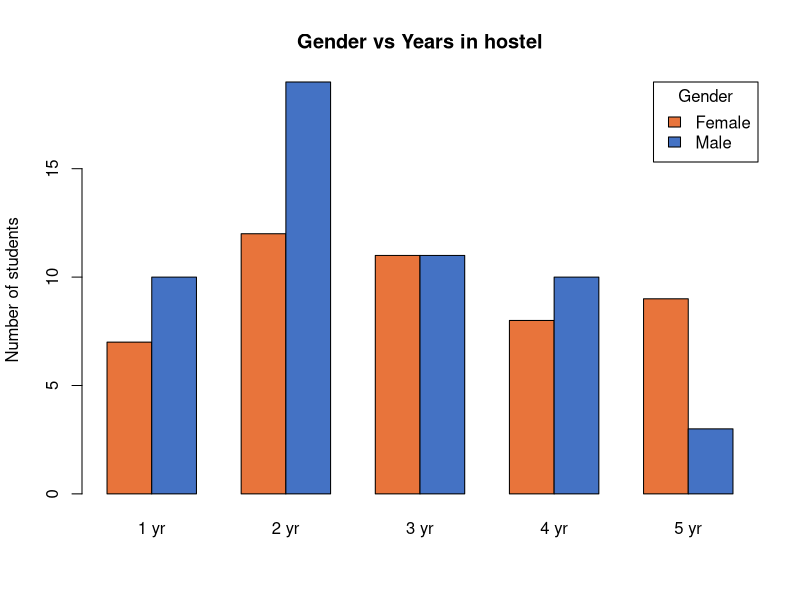
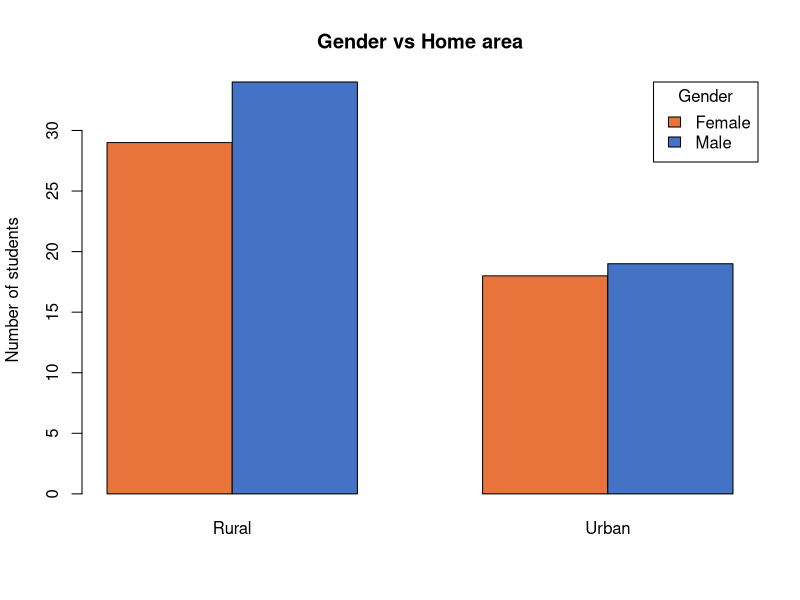
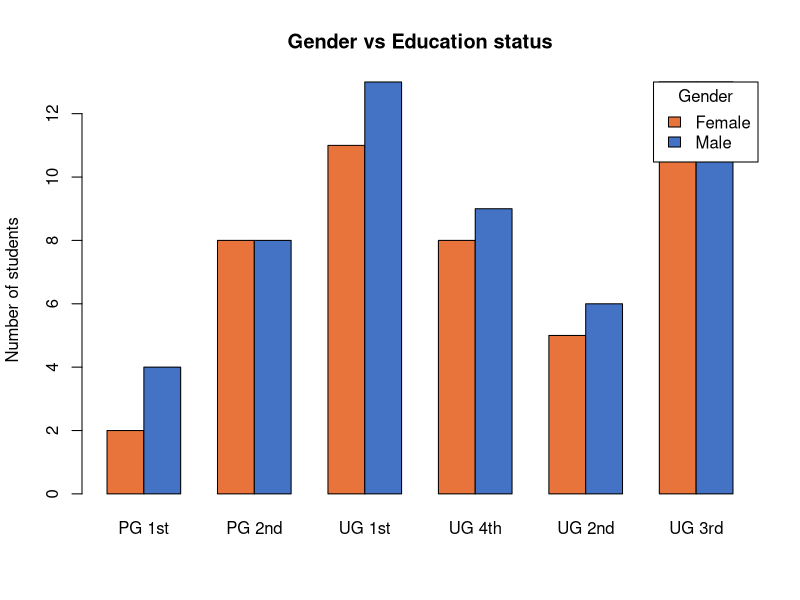
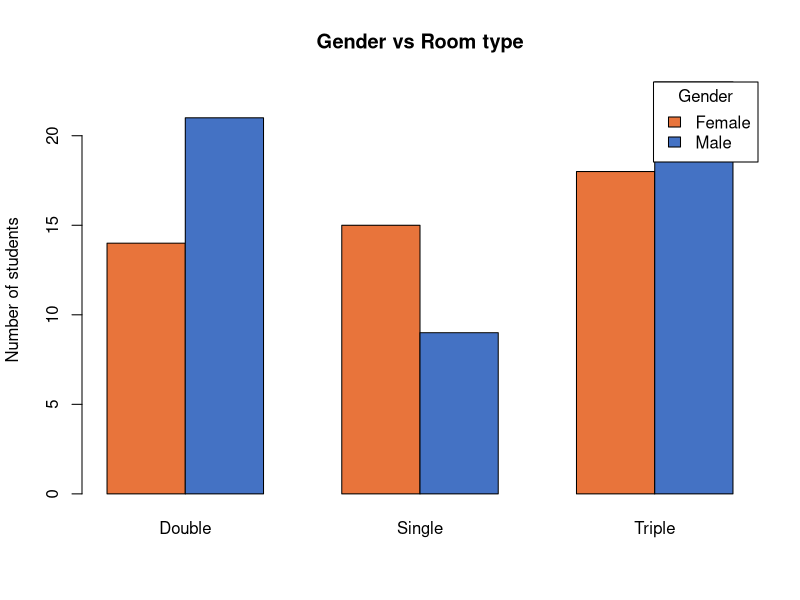
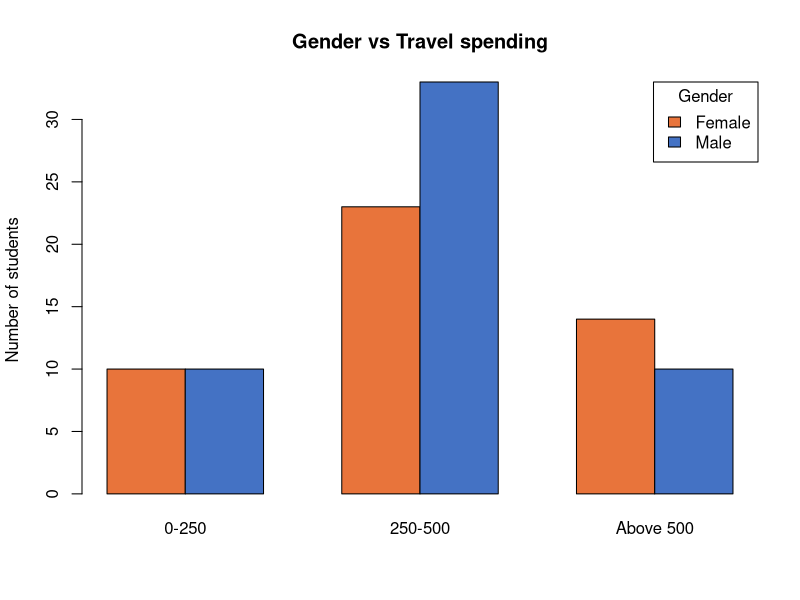
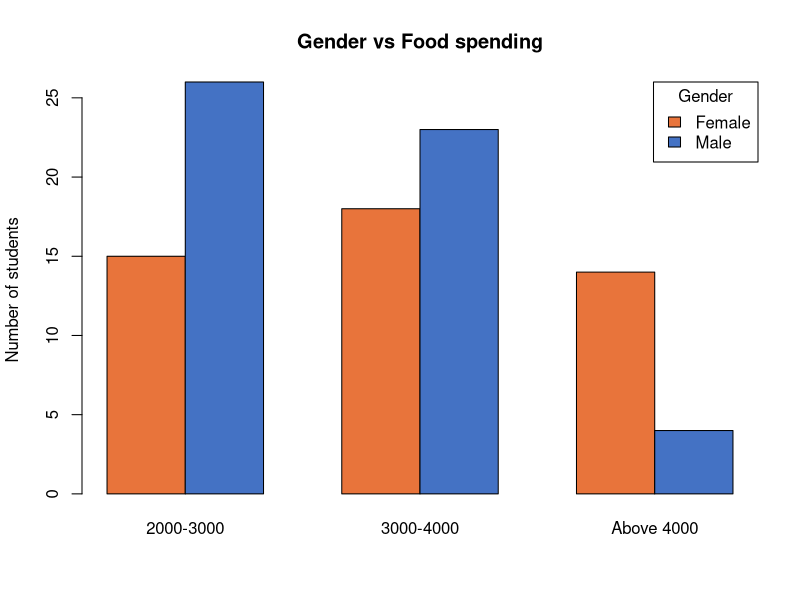
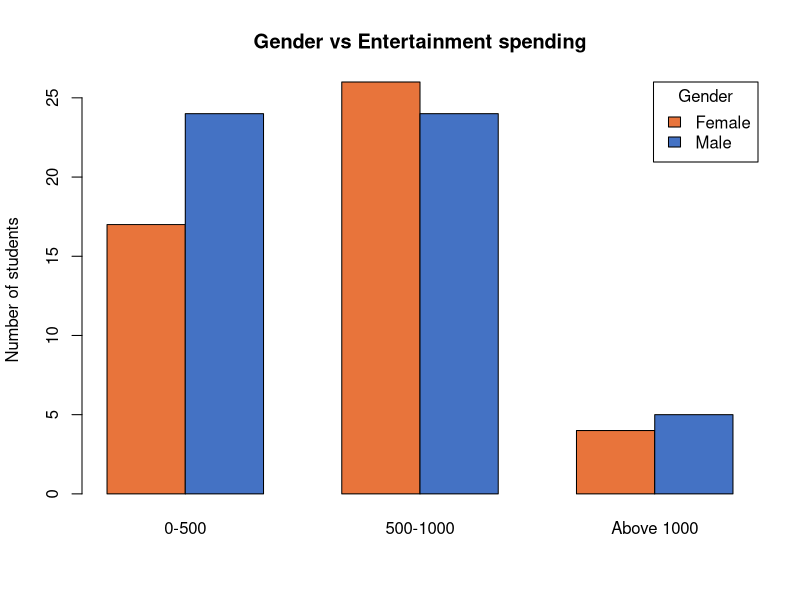
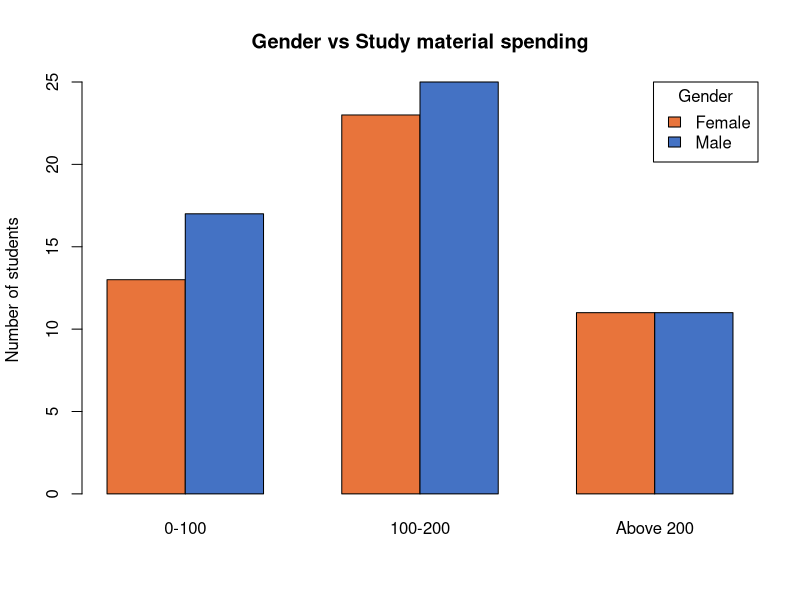

R code for these plots, in order:
# Statistical Analysis of Monthly Expenses of Hostelers
# B.Sc. (Mathematical Sciences) II Field Project 2025-26, KBCNMU Jalgaon
#
# Chi-square test of independence (Gender vs each variable), groped bar charts,
# and frequency tables. Base R only, no packages needed.
#
# Usage:  Rscript analysis.R      (or source("analysis.R") in RStudio)

ALPHA <- 0.05
dir.create("figures", showWarnings = FALSE)
dir.create("results", showWarnings = FALSE)

# ---- Contingency tables from the report (Chapter 4). Rows: Female, Male ----
tables <- list(
  "Years in hostel" = list(
    cols = c("1 yr", "2 yr", "3 yr", "4 yr", "5 yr"),
    F = c(7, 12, 11, 8, 9),  M = c(10, 19, 11, 10, 3)),
  "Home area" = list(
    cols = c("Rural", "Urban"),
    F = c(29, 18),  M = c(34, 19)),
  "Education status" = list(
    cols = c("PG 1st", "PG 2nd", "UG 1st", "UG 4th", "UG 2nd", "UG 3rd"),
    F = c(2, 8, 11, 8, 5, 13),  M = c(4, 8, 13, 9, 6, 13)),
  "Room type" = list(
    cols = c("Double", "Single", "Triple"),
    F = c(14, 15, 18),  M = c(21, 9, 23)),
  "Travel spending" = list(
    cols = c("0-250", "250-500", "Above 500"),
    F = c(10, 23, 14),  M = c(10, 33, 10)),
  "Food spending" = list(
    cols = c("2000-3000", "3000-4000", "Above 4000"),
    F = c(15, 18, 14),  M = c(26, 23, 4)),
  "Entertainment spending" = list(
    cols = c("0-500", "500-1000", "Above 1000"),
    F = c(17, 26, 4),  M = c(24, 24, 5)),
  "Study material spending" = list(
    cols = c("0-100", "100-200", "Above 200"),
    F = c(13, 23, 11),  M = c(17, 25, 11)),
  "Additional income" = list(
    cols = c("No", "Yes"),
    F = c(29, 18),  M = c(30, 23)),
  "Rent" = list(
    cols = c("4500", "5000", "5500"),
    F = c(19, 21, 7),  M = c(28, 22, 3)),
  "Personal/health care spending" = list(
    cols = c("0-500", "600-1000", "Above 1000"),
    F = c(12, 23, 13),  M = c(26, 24, 3)),
  "WiFi should be provided" = list(
    cols = c("No", "Yes"),
    F = c(16, 31),  M = c(19, 34)),
  "Fathers occupation" = list(
    cols = c("Businessman", "Farmer", "Gov. job", "Other", "Pvt. job", "Teacher"),
    F = c(4, 9, 7, 4, 11, 12),  M = c(8, 20, 8, 2, 9, 6)),
  "Mode of payment" = list(
    cols = c("Cash", "Online"),
    F = c(12, 35),  M = c(15, 38)),
  "Average monthly expenses" = list(
    cols = c("Upto 2000", "2000-4000", "Above 4000"),
    F = c(21, 8, 18),  M = c(26, 7, 20))
)

make_matrix <- function(s) {
  m <- rbind(Female = s$F, Male = s$M)
  colnames(m) <- s$cols
  m
}

# Pool columns with expected frequency < 5 into a neighbouring column (report sec. 5.1.3)
pool_small_columns <- function(m, min_expected = 5) {
  while (ncol(m) > 2) {
    e <- suppressWarnings(chisq.test(m, correct = FALSE)$expected)
    low <- which(apply(e < min_expected, 2, any))
    if (length(low) == 0) break
    i <- low[1]
    j <- if (i < ncol(m)) i + 1 else i - 1
    a <- min(i, j); b <- max(i, j)
    left   <- m[, seq_len(a - 1), drop = FALSE]
    right  <- if (b < ncol(m)) m[, (b + 1):ncol(m), drop = FALSE] else m[, 0, drop = FALSE]
    merged <- matrix(m[, a] + m[, b], ncol = 1)
    new_m  <- cbind(left, merged, right)
    colnames(new_m)[a] <- paste(colnames(m)[a], colnames(m)[b], sep = " + ")
    m <- new_m
  }
  m
}

safe_name <- function(x) gsub("[^A-Za-z0-9]+", "_", x)

# ---- Chi-square tests + charts ----
results <- data.frame()
freq <- data.frame()

for (name in names(tables)) {
  m <- make_matrix(tables[[name]])

  # Grouped bar chart
  png(file.path("figures", paste0(safe_name(name), ".png")), width = 1000, height = 650, res = 150)
  barplot(m, beside = TRUE, col = c("#e8743b", "#4472c4"),
          main = paste("Gender vs", name), ylab = "Number of students",
          legend.text = rownames(m), args.legend = list(title = "Gender", x = "topright"))
  dev.off()

  # Chi-square test
  test <- suppressWarnings(chisq.test(pool_small_columns(m), correct = FALSE))
  reject <- test$p.value < ALPHA
  results <- rbind(results, data.frame(
    Variable   = name,
    Chi_square = round(unname(test$statistic), 3),
    DF         = unname(test$parameter),
    p_value    = round(test$p.value, 3),
    Decision   = if (reject) "Reject H0" else "Fail to reject H0",
    Conclusion = paste0("Gender is ", if (reject) "" else "NOT ", "associated with ", tolower(name))
  ))

  # Overall frequency table
  tot <- colSums(m)
  freq <- rbind(freq, data.frame(
    Variable = name, Category = names(tot),
    Frequency = as.integer(tot), Percent = round(100 * tot / sum(tot), 1),
    row.names = NULL))
}

print(results, row.names = FALSE)
write.csv(results, "results/chi_square_results.csv", row.names = FALSE)
write.csv(freq, "results/frequency_tables.csv", row.names = FALSE)
